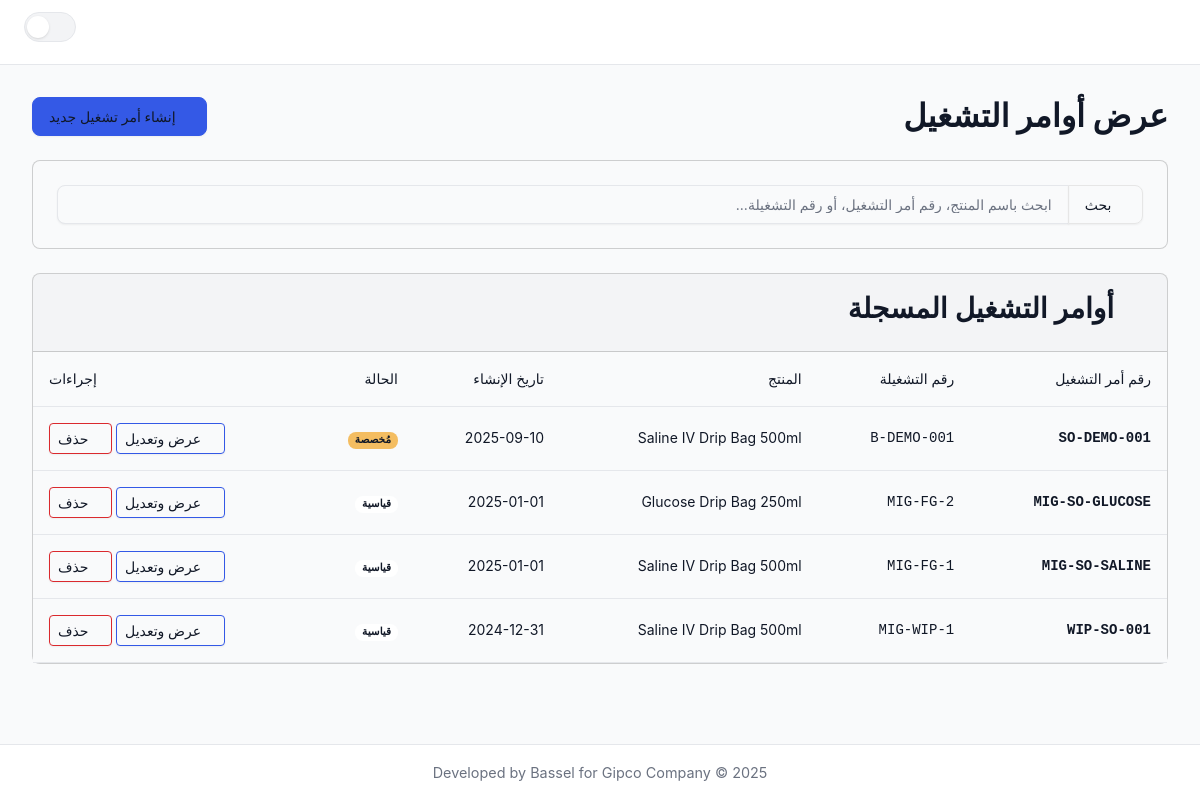
The app's page /batches/ with its own data.
### inventory/models/inventory_management.py (models this page shows, shortened)
class Batch(models.Model):
    template = models.ForeignKey(
        ShopOrderTemplate,
        on_delete=models.PROTECT,
        related_name='batches',
        verbose_name=_("Template")
    )
    shop_order_number = models.CharField(max_length=255, verbose_name=_("Shop Order Number"))
    batch_number = models.CharField(max_length=255, verbose_name=_("Batch Number"))
    creation_date = models.DateTimeField(verbose_name=_("Creation Date"))
    is_customized = models.BooleanField(default=False, verbose_name=_("Is Customized"))
    is_continuation = models.BooleanField(default=False, verbose_name=_("Is Continuation"))
    notes = models.TextField(null=True, blank=True, verbose_name=_("Notes"))
    parent_batch = models.ForeignKey(
        'self', on_delete=models.SET_NULL, null=True, blank=True,
        related_name='continuation_batches', verbose_name=_("Parent Batch (for continuations)")
    )
    machine_hours_consumed = models.FloatField(
        null=True, blank=True, verbose_name=_("Machine Hours Consumed"),
        help_text=_("Enter the actual machine hours used for this production run.")
    )
    labor_hours_consumed = models.FloatField(
        null=True, blank=True, verbose_name=_("Labor Hours Consumed"),
        help_text=_("Enter the actual labor hours used for this production run.")
    )
    class Meta:
        verbose_name = _("Production Plan")
        verbose_name_plural = _("Production Plans")
        ordering = ['-creation_date', '-id']

class ShopOrderTemplate(models.Model):
    name = models.CharField(max_length=255, verbose_name=_("Template Name"))
    final_product = models.ForeignKey(
        'Product',
        on_delete=models.CASCADE,
        related_name='templates',
        verbose_name=_("Final Product")
    )
    bottle_size_ml = models.PositiveIntegerField(
        null=True, blank=True, verbose_name=_("Bottle Size (mL)"),
        help_text=_("For overhead allocation based on volume, enter the size of a single bottle/unit in milliliters.")
    )
    class Meta:
        db_table = 'shop_order_templates'
        verbose_name = _("Shop Order Template")
        verbose_name_plural = _("Shop Order Templates")
        ordering = ['name']

### inventory/models/operational.py (models this page shows, shortened)
class Product(models.Model):
    class ProductType(models.TextChoices):
        RAW_MATERIAL = 'RAW_MATERIAL', _('Raw Material')
        PACKAGING = 'PACKAGING', _('Packaging')
        FINAL_PRODUCT = 'FINAL_PRODUCT', _('Final Product')
        MRO = 'MRO', _('MRO (Maintenance, Repair, Operations)')
        CONSUMABLE = 'CONSUMABLE', _('Consumable')
    name = models.CharField(max_length=255, verbose_name=_("Product Name"))
    code = models.CharField(max_length=100, unique=True, verbose_name=_("Product Code"))
    product_type = models.CharField(
        max_length=50,
        choices=ProductType.choices,
        verbose_name=_("Product Type")
    )
    unit = models.CharField(max_length=50, verbose_name=_("Unit of Measurement"))
    tags = models.ManyToManyField('ProductTag', blank=True, verbose_name=_("Tags"))
    moving_average_cost = models.DecimalField(
        max_digits=12, decimal_places=3, default=Decimal('0.000'), verbose_name=_("Moving Average Cost")
    )
    override_inventory_account = models.ForeignKey(
        'Account', on_delete=models.SET_NULL, null=True, blank=True,
        related_name='+', verbose_name=_("Override Inventory Account")
    )
    override_cogs_expense_account = models.ForeignKey(
        'Account', on_delete=models.SET_NULL, null=True, blank=True,
        related_name='+', verbose_name=_("Override COGS/Expense Account")
    )
    override_sales_revenue_account = models.ForeignKey(
        'Account', on_delete=models.SET_NULL, null=True, blank=True,
        related_name='+', verbose_name=_("Override Sales Revenue Account")
    )
    is_amortizable = models.BooleanField(
        default=False,
        verbose_name=_("Is Amortizable"),
        help_text=_("If checked, consuming this item will create a prepaid asset to be amortized over time.")
    )
    class Meta:
        db_table = 'products'
        verbose_name = _("Product")
        verbose_name_plural = _("Products")
        ordering = ['name']

### inventory/views/batches.py (the view)
# urls.py: path('batches/', batches, name='batches'),
def batches(request: HttpRequest) -> HttpResponse:
    search_query = request.GET.get('q', '').strip()
    batch_list = Batch.objects.select_related('template__final_product').all()
    if search_query:
        batch_list = batch_list.filter(
            Q(template__final_product__name__icontains=search_query) |
            Q(shop_order_number__icontains=search_query) |
            Q(batch_number__icontains=search_query)
        )
    paginator = Paginator(batch_list, ITEMS_PER_PAGE)
    page_obj = paginator.get_page(request.GET.get('page'))
    context = {
        'active_page': 'shop_orders',
        'batches': page_obj,
        'search_query': search_query,
        'is_partial_request': 'X-Partial-Request' in request.headers
    }
    template = 'inventory/partials/batches_content.html' if 'X-Partial-Request' in request.headers else 'inventory/batches.html'
    return render(request, template, context)

### inventory/templates/inventory/batches.html
{% extends "inventory/layout.html" %}
{% load static %}
{% block content %}
  {% include "inventory/partials/batches_content.html" %}
{% endblock content %}

### inventory/templates/inventory/partials/batches_content.html (shortened to what this page needs)
<div class="d-flex justify-content-between align-items-center mb-4">
    <h1 class="h2 mb-0" style="font-weight: 700;">عرض أوامر التشغيل</h1>
    <a href="{% url 'inventory:create_batch' %}" class="btn btn-primary">
        <i class="bi bi-plus-lg"></i> إنشاء أمر تشغيل جديد
    </a>
</div>
<div class="card mb-4">
    <div class="card-body">
        <form method="GET" action="{% url 'inventory:batches' %}">
            <div class="input-group">
                <button class="btn btn-outline-secondary" type="submit"><i class="bi bi-search"></i> بحث</button>
                <input type="text" class="form-control" name="q" placeholder="ابحث باسم المنتج، رقم أمر التشغيل، أو رقم التشغيلة..." value="{{ search_query|default:'' }}">
            </div>
        </form>
    </div>
</div>
<div class="card">
    <div class="card-header">
        <h3><i class="bi bi-list-ol"></i> أوامر التشغيل المسجلة</h3>
    </div>
    <div class="card-body p-0">
        {% if not batches %}
        <div class="text-center p-5">
            <i class="bi bi-journal-x display-4 text-secondary"></i>
            {% if search_query %}
            <h5 class="mt-3">لا توجد نتائج تطابق بحثك</h5>
            <p class="text-muted">حاول استخدام كلمات بحث مختلفة.</p>
            <a href="{% url 'inventory:batches' %}" class="btn btn-secondary mt-2">
                <i class="bi bi-arrow-clockwise"></i> عرض كل الأوامر
            </a>
            {% else %}
            <h5 class="mt-3">لا توجد أوامر تشغيل</h5>
            <p class="text-muted">ابدأ بإنشاء أول أمر تشغيل.</p>
            <a href="{% url 'inventory:create_batch' %}" class="btn btn-primary mt-2">
                <i class="bi bi-plus-lg"></i> إنشاء أمر تشغيل
            </a>
            {% endif %}
        </div>
        {% else %}
        <div class="table-responsive">
            <table class="table table-hover align-middle mb-0">
                <thead>
                    <tr>
                        <th class="ps-3">رقم أمر التشغيل</th>
                        <th>رقم التشغيلة</th>
                        <th>المنتج</th>
                        <th>تاريخ الإنشاء</th>
                        <th>الحالة</th>
                        <th class="text-end pe-3">إجراءات</th>
                    </tr>
                </thead>
                <tbody>
                    {% for b in batches %}
                    <tr>
                        <td class="ps-3 font-monospace"><strong>{{ b.shop_order_number }}</strong></td>
                        <td class="font-monospace">{{ b.batch_number }}</td>
                        <td>{{ b.template.final_product.name }}</td>
                        <td>{{ b.creation_date|date:"Y-m-d" }}</td>
                        <td>
                            {% if b.is_customized %}
                            <span class="badge text-bg-warning">مُخصصة</span>
                            {% else %}
                            <span class="badge text-bg-secondary">قياسية</span>
                            {% endif %}
                        </td>
                        <td class="text-end pe-3">
                            <a href="{% url 'inventory:view_batch' pk=b.id %}" class="btn btn-sm btn-outline-primary"><i class="bi bi-pencil-square"></i> عرض وتعديل</a>
                            <form method="post" action="{% url 'inventory:delete_batch' pk=b.id %}" class="d-inline" onsubmit="return confirm('هل أنت متأكد من حذف أمر التشغيل هذا؟ لا يمكن التراجع عن هذا الإجراء.');">
                                <button type="submit" class="btn btn-sm btn-outline-danger"><i class="bi bi-trash"></i> حذف</button>
                            </form>
                        </td>
                    </tr>
                    {% endfor %}
                </tbody>
            </table>
        </div>
        {% endif %}
    </div>
</div>

### records on screen
Batch: shop_order_number "SO-DEMO-001", batch_number "B-DEMO-001", template.final_product.name "Saline IV Drip Bag 500ml", creation_date "2025-09-10", is_customized "مُخصصة"
Batch: shop_order_number "MIG-SO-GLUCOSE", batch_number "MIG-FG-2", template.final_product.name "Glucose Drip Bag 250ml", creation_date "2025-01-01", is_customized "قياسية"
Batch: shop_order_number "MIG-SO-SALINE", batch_number "MIG-FG-1", template.final_product.name "Saline IV Drip Bag 500ml", creation_date "2025-01-01", is_customized "قياسية"
Batch: shop_order_number "WIP-SO-001", batch_number "MIG-WIP-1", template.final_product.name "Saline IV Drip Bag 500ml", creation_date "2024-12-31", is_customized "قياسية"
